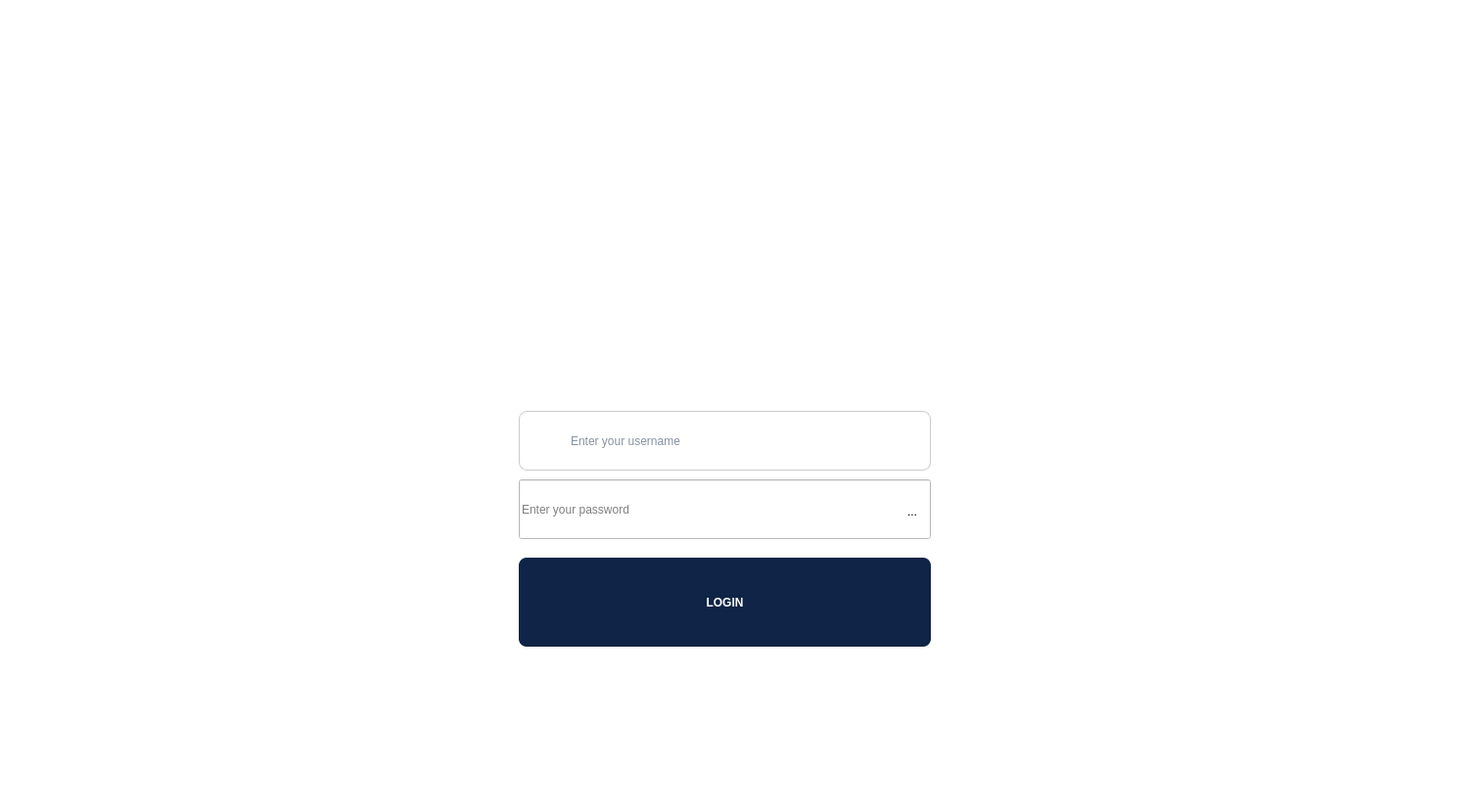
          <widget class="QWidget" name="pagelogin_4">
           <property name="styleSheet">
            <string notr="true">
background-color: rgb(255, 255, 255);</string>
           </property>
           <widget class="QLabel" name="label_15">
            <property name="geometry">
             <rect>
              <x>0</x>
              <y>0</y>
              <width>1501</width>
              <height>821</height>
             </rect>
            </property>
            <property name="text">
             <string/>
            </property>
            <property name="pixmap">
             <pixmap resource="resources.qrc">:/images/.qtcreator/ChatGPT Image 18 juin 2026, 16_45_01.png</pixmap>
            </property>
            <property name="scaledContents">
             <bool>true</bool>
            </property>
           </widget>
           <widget class="QLineEdit" name="lineEditusername_4">
            <property name="geometry">
             <rect>
              <x>530</x>
              <y>420</y>
              <width>421</width>
              <height>61</height>
             </rect>
            </property>
            <property name="styleSheet">
             <string notr="true">QLineEdit {
    /* Balance text dimensions nicely */
    font: 350 12pt &quot;Segoe UI&quot;;
    color: #0f2446; 
    background-color: rgb(255, 255, 255);
    
    border: 1px solid #ccc;
    border-radius: 8px;
    
    /* Strict padding structure to leave clean space for your icons */
    padding-top: 10px;
    padding-bottom: 10px;
    padding-left: 50px; 
    padding-right: 12px;

    /* Icon Path Definition */
    background-image: url(:/images/.qtcreator/user.png);
    background-repeat: no-repeat;
    background-position: left center;
}

QLineEdit::placeholder {
    /* Separate rule explicitly handling empty state hint text rendering */
    font-family: &quot;Segoe UI&quot;, sans-serif;
    font-size: 11pt; 
    font-weight: 350;
    color: #a0aec0; 
}</string>
            </property>
            <property name="placeholderText">
             <string>Enter your username</string>
            </property>
           </widget>
           <widget class="QLineEdit" name="lineEditpassword_4">
            <property name="geometry">
             <rect>
              <x>530</x>
              <y>490</y>
              <width>421</width>
              <height>61</height>
             </rect>
            </property>
            <property name="styleSheet">
             <string notr="true">QLineEdit {
    /* Set typed text size to a clean, readable 12pt */
    font: 350 12pt &quot;Segoe UI&quot;;
    color: #0f2446; 
    background-color: rgb(255, 255, 255);
    
    /* Modern structural borders */
    border: 1px solid #ccc;
    border-radius: 8px;
    
    /* Spacing: 50px left for padlock, 45px right to leave room for the eye button */
    padding-top: 10px;
    padding-bottom: 10px;
    padding-left: 50px; 
    padding-right: 45px; 

    /* LEFT SIDE: Padlock Icon */
    background-image: url(:/images/.qtcreator/padlock.png);
    background-repeat: no-repeat;
    background-position: left center;
}

/* Styled proportionally right below the main font size */
QLineEdit::placeholder {
    font-family: &quot;Segoe UI&quot;, sans-serif;
    font-size: 11pt; 
    font-weight: 350;
    color: #a0aec0; 
}

/* UNIVERSAL FIX FOR THE RIGHT SIDE ICON */
QLineEdit &gt; QToolButton {
    qproperty-icon: url(:/images/.qtcreator/hide.png);
    qproperty-iconSize: QSize(24, 24);
    border: none;
    background: transparent;
}</string>
            </property>
            <property name="echoMode">
             <enum>QLineEdit::EchoMode::Password</enum>
            </property>
            <property name="placeholderText">
             <string>Enter your password</string>
            </property>
           </widget>
           <widget class="QToolButton" name="toolButton_4">
            <property name="geometry">
             <rect>
              <x>920</x>
              <y>510</y>
              <width>24</width>
              <height>26</height>
             </rect>
            </property>
            <property name="styleSheet">
             <string notr="true">background-color: rgb(255, 255, 255);</string>
            </property>
            <property name="text">
             <string>...</string>
            </property>
            <property name="icon">
             <iconset resource="resources.qrc">
              <normaloff>:/images/.qtcreator/hide.png</normaloff>:/images/.qtcreator/hide.png</iconset>
            </property>
            <property name="autoRaise">
             <bool>true</bool>
            </property>
           </widget>
           <widget class="QPushButton" name="btn_login_4">
            <property name="geometry">
             <rect>
              <x>530</x>
              <y>570</y>
              <width>421</width>
              <height>91</height>
             </rect>
            </property>
            <property name="styleSheet">
             <string notr="true">QPushButton {
	font: 22pt &quot;Segoe UI&quot;;
    background-color: #0f2446; /* Dark blue */
    color: white;
    border-radius: 8px;
    font-weight: bold;
    padding: 10px;
}</string>
            </property>
            <property name="text">
             <string>LOGIN</string>
            </property>
           </widget>
          </widget>
